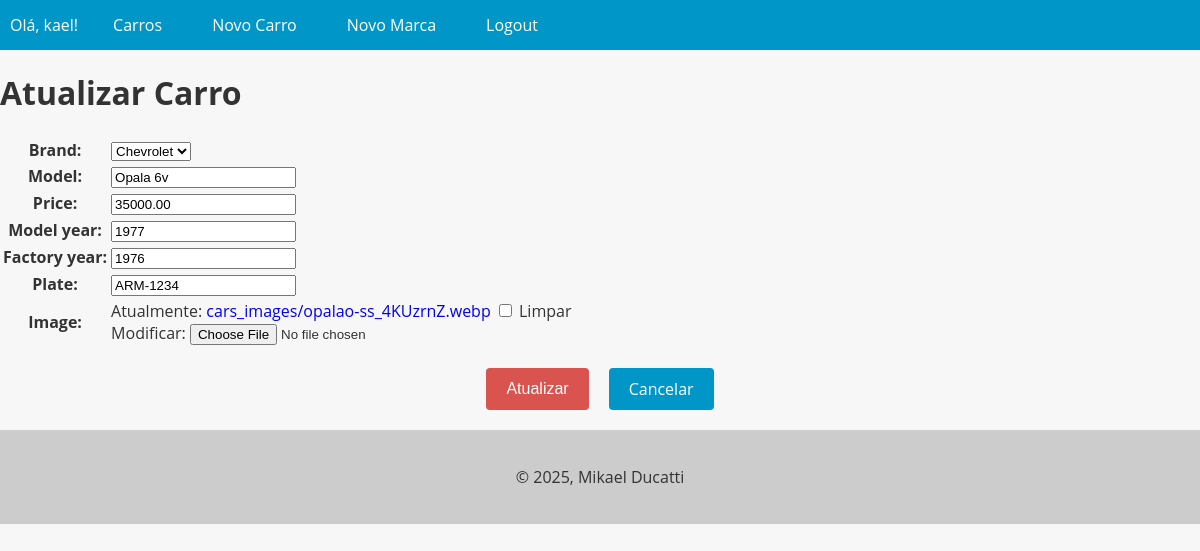
The page /car/2/update/ (signed in) on the database its author committed.
### cars/models.py (models this page shows, shortened)
class Car(models.Model):
    id = models.AutoField(primary_key=True)
    model = models.CharField(max_length=200)
    factory_year = models.IntegerField(blank=True, null=True)
    model_year = models.IntegerField(blank=True, null=True)
    plate = models.CharField(max_length=10, blank=True, null=True)
    image = models.ImageField(upload_to="cars_images/", blank=True, null=True)
    price = models.DecimalField(max_digits=20, decimal_places=2, blank=True, null=True)
    brand = models.ForeignKey(Brand, on_delete=models.PROTECT, related_name="car_brand")

### cars/views.py (the view, shortened to what this page needs)
# urls.py: path("car/<int:pk>/update/", UpdateCarView.as_view(), name="car_update"),
@method_decorator(login_required(login_url="login"), name="dispatch")
class UpdateCarView(UpdateView):
    model = Car
    form_class = CarForm
    template_name = "update_car.html"
    success_url = reverse_lazy("cars_list")
    def get_context_data(self, **kwargs):
        context = super().get_context_data(**kwargs)
        context["update_car_form"] = context["form"]
        return context

### cars/forms.py (shortened to what this page needs)
class CarForm(forms.ModelForm):
    class Meta:
        model = Car
        fields: ClassVar[list[str]] = [
            "brand",
            "model",
            "price",
            "model_year",
            "factory_year",
            "plate",
            "image",
        ]

### cars/models.py (called while the page is built)
    def __str__(self):
        return str(self.name)

### cars/templates/update_car.html (shortened to what this page needs)
{% extends "base.html" %}
{% block content %}
    <h1>Atualizar Carro</h1>
    <form method="POST" enctype="multipart/form-data">
        <table>
            {{ update_car_form.as_table }}
        </table>
        <div class="buttons-container">
            <input type="submit" value="Atualizar" class="btn btn-danger">
            <a href="{% url 'car_detail' pk=object.pk %}" class="btn btn-secondary">Cancelar</a>
        </div>
    </form>
{% endblock content %}

### app/templates/base.html (shortened to what this page needs)
<!DOCTYPE html>
<html lang="pt-br">
    <head>
    </head>
    <body>
        <header>
            <nav>
                <ul>
                    {% if user.is_authenticated %}
                        <li>Olá, {{ user.username }}!</li>
                        <li><a href="{% url 'cars_list' %}">Carros</a></li>
                        <li><a href="{% url 'create_car' %}">Novo Carro</a></li>
                        <li><a href="{% url 'create_brand' %}">Novo Marca</a></li>
                        <li><a href="{% url 'logout' %}">Logout</a></li>
                    {% else %}
                        <li><a href="{% url 'cars_list' %}">Carros</a></li>
                        <li><a href="{% url 'login' %}">Login</a></li>
                        <li><a href="{% url 'create_user' %}">Regitrar-se</a></li>
                    {% endif %}
                </ul>
            </nav>
        </header>
        <main>
            {% block content %}{% endblock %}
        </main>
        <footer>
            <p>&copy; 2025, Mikael Ducatti</p>
        </footer>
    </body>
</html>

### app/templates/base.html (style rules this page uses)
body { font-family: 'Open Sans', sans-serif; background-color: #f7f7f7; color: #333; margin: 0; padding: 0; }
header { background-color: #0096c7; color: #fff; text-align: center; }
footer { background-color: #ccc; color: #333; padding: 20px; text-align: center; }
nav { background-color: #0096c7; color: #fff; height: 50px; display: flex; justify-content: space-between; align-items: center; }
nav ul { list-style: none; margin: 0; padding: 0; display: flex; }
nav ul li { margin: 0 10px; }
nav ul li a { color: #fff; text-decoration: none; font-size: 16px; padding: 15px; transition: all 0.3s ease; }

### cars/templates/update_car.html (style rules this page uses)
.buttons-container { display: flex; justify-content: center; margin-top: 20px; margin-bottom: 20px; }
.btn { display: inline-block; background-color: #0096c7; color: #fff; border: none; padding: 10px 20px; font-size: 16px; border-radius: 4px; cursor: pointer; transition: background-color 0.3s ease-in-out; margin: 0 10px; }
.btn-danger { background-color: #d9534f; text-decoration: none !important; }
a { text-decoration: none !important; }

### rows shown on the page
Car: brand "Chevrolet", model "Opala 6v", price "35000.00", model_year "1977", factory_year "1976", plate "ARM-1234"

### other values the page prints
{{ user.username }} "kael"
